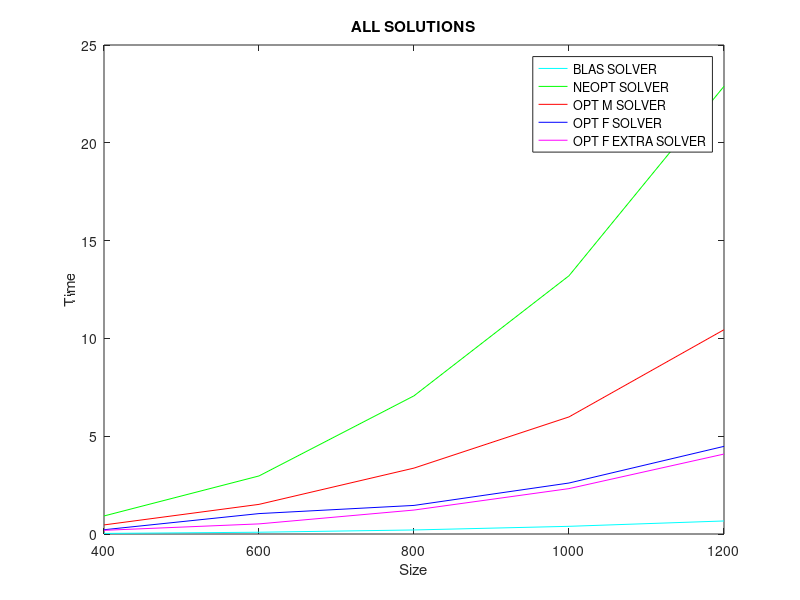

Write MATLAB code to recreate this figure.
%To view plots after 'plot' (and other plot-producing commands) this command must follow: 'print -dpng some_unique_plot_name.png;'
%It exports current plot to png image which then is sent to your browser
%GNU Octave 4.0.0

x=[400, 600, 800, 1000, 1200]
y_blas = [0.029415, 0.090737, 0.206641, 0.392481, 0.666339]
y_neopt = [0.922059, 2.968118, 7.064523, 13.203243, 22.888781]
y_opt_m = [0.464267, 1.514952, 3.369658, 5.986207, 10.443977]
y_opt_f = [0.217916, 1.043596, 1.461430, 2.606664, 4.480869]
y_opt_f_extra = [0.188519, 0.516920, 1.224562, 2.320713, 4.087400]

plot(x, y_blas, 'c', x, y_neopt, 'g', x, y_opt_m, 'r', x, y_opt_f, 'b', x, y_opt_f_extra, 'm');
xlabel('Size')
ylabel('Time')
title ("ALL SOLUTIONS");
legend("BLAS SOLVER","NEOPT SOLVER", "OPT M SOLVER", "OPT F SOLVER", "OPT F EXTRA SOLVER");

print -dpng some_name.png;

